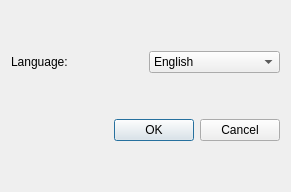
<?xml version="1.0" encoding="UTF-8"?>
<ui version="4.0">
 <class>PreferenceDialog</class>
 <widget class="QDialog" name="PreferenceDialog">
  <property name="geometry">
   <rect>
    <x>0</x>
    <y>0</y>
    <width>291</width>
    <height>192</height>
   </rect>
  </property>
  <property name="windowTitle">
   <string>Preferences</string>
  </property>
  <layout class="QVBoxLayout" name="verticalLayout">
   <item>
    <layout class="QHBoxLayout" name="horizontalLayout">
     <item>
      <widget class="QLabel" name="label">
       <property name="text">
        <string>Language: </string>
       </property>
       <property name="buddy">
        <cstring>comboBox</cstring>
       </property>
      </widget>
     </item>
     <item>
      <widget class="QComboBox" name="comboBox">
       <item>
        <property name="text">
         <string>English</string>
        </property>
       </item>
       <item>
        <property name="text">
         <string>中文</string>
        </property>
       </item>
      </widget>
     </item>
    </layout>
   </item>
   <item>
    <widget class="QDialogButtonBox" name="buttonBox">
     <property name="orientation">
      <enum>Qt::Horizontal</enum>
     </property>
     <property name="standardButtons">
      <set>QDialogButtonBox::Cancel|QDialogButtonBox::Ok</set>
     </property>
    </widget>
   </item>
  </layout>
 </widget>
 <resources/>
 <connections>
  <connection>
   <sender>buttonBox</sender>
   <signal>accepted()</signal>
   <receiver>PreferenceDialog</receiver>
   <slot>accept()</slot>
   <hints>
    <hint type="sourcelabel">
     <x>211</x>
     <y>182</y>
    </hint>
    <hint type="destinationlabel">
     <x>157</x>
     <y>113</y>
    </hint>
   </hints>
  </connection>
  <connection>
   <sender>buttonBox</sender>
   <signal>rejected()</signal>
   <receiver>PreferenceDialog</receiver>
   <slot>reject()</slot>
   <hints>
    <hint type="sourcelabel">
     <x>211</x>
     <y>182</y>
    </hint>
    <hint type="destinationlabel">
     <x>220</x>
     <y>113</y>
    </hint>
   </hints>
  </connection>
 </connections>
</ui>
